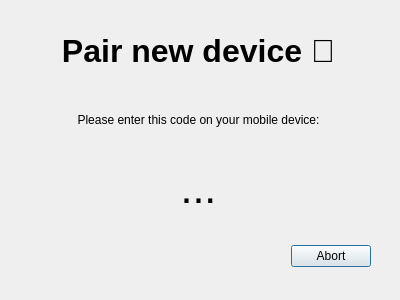
<?xml version="1.0" encoding="UTF-8"?>
<ui version="4.0">
 <class>DeviceAuthDialog</class>
 <widget class="QDialog" name="DeviceAuthDialog">
  <property name="geometry">
   <rect>
    <x>0</x>
    <y>0</y>
    <width>400</width>
    <height>300</height>
   </rect>
  </property>
  <property name="minimumSize">
   <size>
    <width>400</width>
    <height>300</height>
   </size>
  </property>
  <property name="maximumSize">
   <size>
    <width>400</width>
    <height>300</height>
   </size>
  </property>
  <property name="windowTitle">
   <string>OpenMic Server | Pairing new device</string>
  </property>
  <widget class="QDialogButtonBox" name="buttonBox">
   <property name="geometry">
    <rect>
     <x>30</x>
     <y>240</y>
     <width>341</width>
     <height>32</height>
    </rect>
   </property>
   <property name="orientation">
    <enum>Qt::Horizontal</enum>
   </property>
   <property name="standardButtons">
    <set>QDialogButtonBox::Abort</set>
   </property>
  </widget>
  <widget class="QWidget" name="verticalLayoutWidget">
   <property name="geometry">
    <rect>
     <x>8</x>
     <y>19</y>
     <width>381</width>
     <height>201</height>
    </rect>
   </property>
   <layout class="QVBoxLayout" name="verticalLayout">
    <item>
     <widget class="QLabel" name="titleLabel">
      <property name="font">
       <font>
        <pointsize>24</pointsize>
        <bold>true</bold>
       </font>
      </property>
      <property name="text">
       <string>Pair new device 📱</string>
      </property>
      <property name="alignment">
       <set>Qt::AlignCenter</set>
      </property>
      <property name="wordWrap">
       <bool>true</bool>
      </property>
     </widget>
    </item>
    <item>
     <widget class="QLabel" name="descLabel">
      <property name="text">
       <string>Please enter this code on your mobile device:</string>
      </property>
      <property name="alignment">
       <set>Qt::AlignCenter</set>
      </property>
     </widget>
    </item>
    <item>
     <widget class="QLabel" name="codeLabel">
      <property name="font">
       <font>
        <pointsize>32</pointsize>
       </font>
      </property>
      <property name="text">
       <string notr="true">...</string>
      </property>
      <property name="alignment">
       <set>Qt::AlignCenter</set>
      </property>
     </widget>
    </item>
   </layout>
  </widget>
 </widget>
 <resources/>
 <connections>
  <connection>
   <sender>buttonBox</sender>
   <signal>accepted()</signal>
   <receiver>DeviceAuthDialog</receiver>
   <slot>accept()</slot>
   <hints>
    <hint type="sourcelabel">
     <x>248</x>
     <y>254</y>
    </hint>
    <hint type="destinationlabel">
     <x>157</x>
     <y>274</y>
    </hint>
   </hints>
  </connection>
  <connection>
   <sender>buttonBox</sender>
   <signal>rejected()</signal>
   <receiver>DeviceAuthDialog</receiver>
   <slot>reject()</slot>
   <hints>
    <hint type="sourcelabel">
     <x>316</x>
     <y>260</y>
    </hint>
    <hint type="destinationlabel">
     <x>286</x>
     <y>274</y>
    </hint>
   </hints>
  </connection>
 </connections>
</ui>
